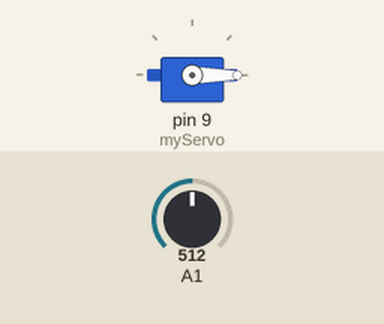
Recording of a sketch running on a simulated Arduino Uno, built with avr-gcc and run on an emulated ATmega328P. On the bench: servo. The test bench sets the inputs (shaded band); at power-on: A1 = 512.

Above: at 1.2 s.
1.3 s: A1 set to 122
At 2.01 s:
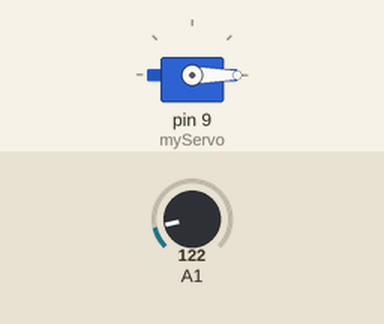
4.3 s: A1 set to 0
At 5.3 s:
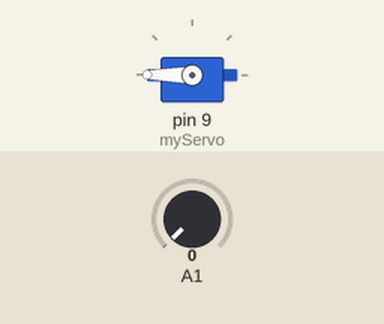
Timing chart, 0 to 7.3 s (numbered marks = the images above; inputs shaded):
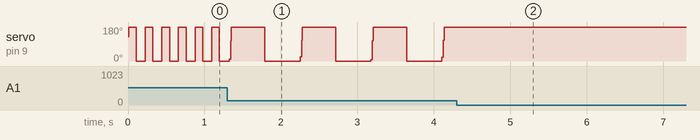

Measured:
- after the input at 4.3 s, servo on pin 9 (myServo): stays 180° (without the input it goes to 0° after 0.27 s)
- by itself, servo on pin 9 (myServo): ramps from 0° to 180° and jumps back, once every 0.93 s

The sketch:

drukservo.ino
```cpp
//import libary
#include <Servo.h>
    //name variable
  Servo myservo;

// set pin numbers:
const int buttonPin = 2;     // the number of the pushbutton pin
const int myServo =  9;      // the number of the servo motor
int angle = 0;
int rotationSpeed = 0;

// variables will change:
int buttonState = 0;         // variable for reading the pushbutton status

void setup() {
  //Define servo pin
   myservo.attach(9);

  pinMode(A1, INPUT);
  pinMode(myServo, OUTPUT);
}

void loop() {
  // Read the input on analog pin 0:
  int sensorValue = analogRead(A1);
  Serial.println(angle);

  rotationSpeed = sensorValue/4;
  angle += rotationSpeed;
  myservo.write(angle);
}
```
